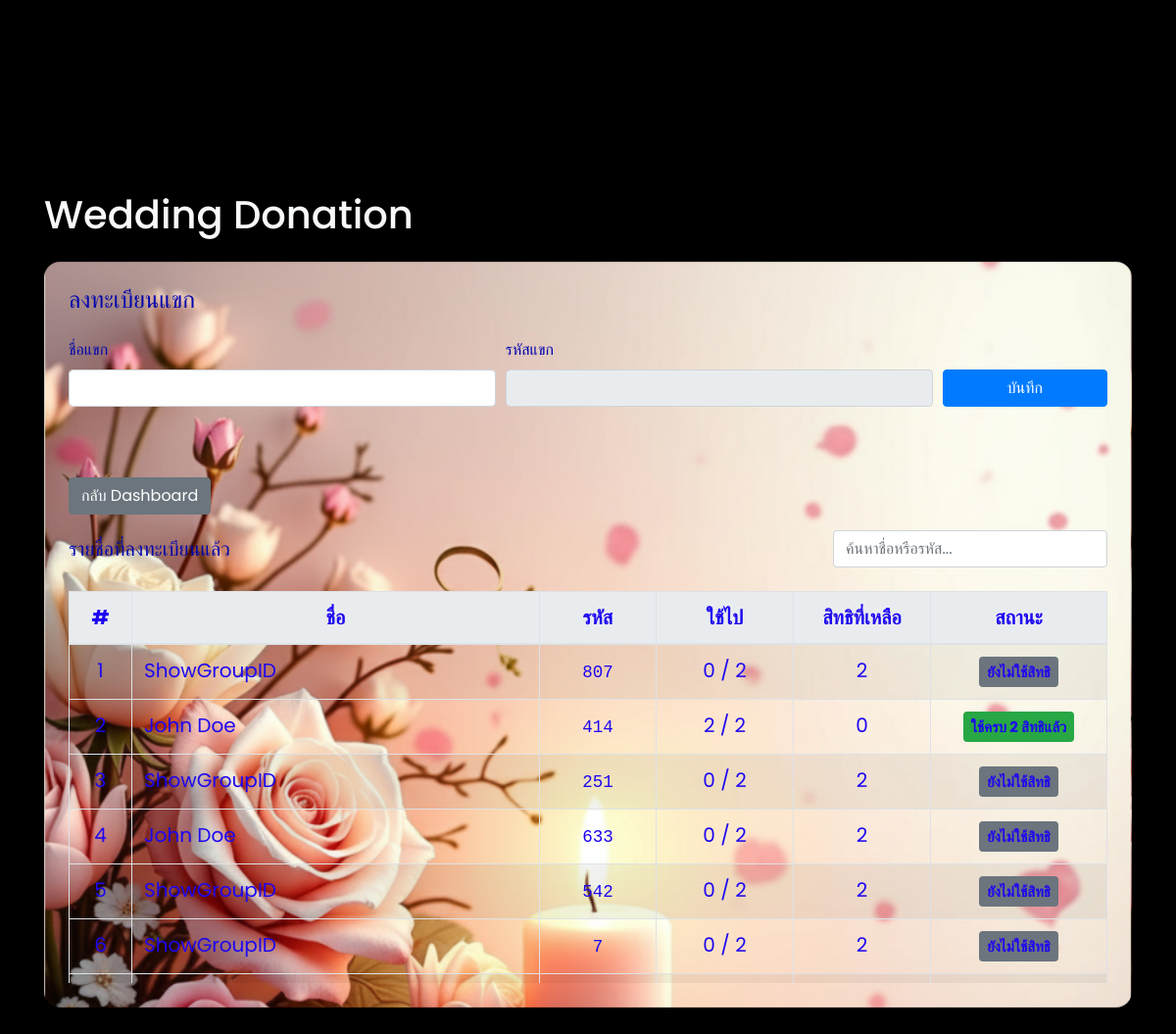
Before: /index.php/register with the older database file.
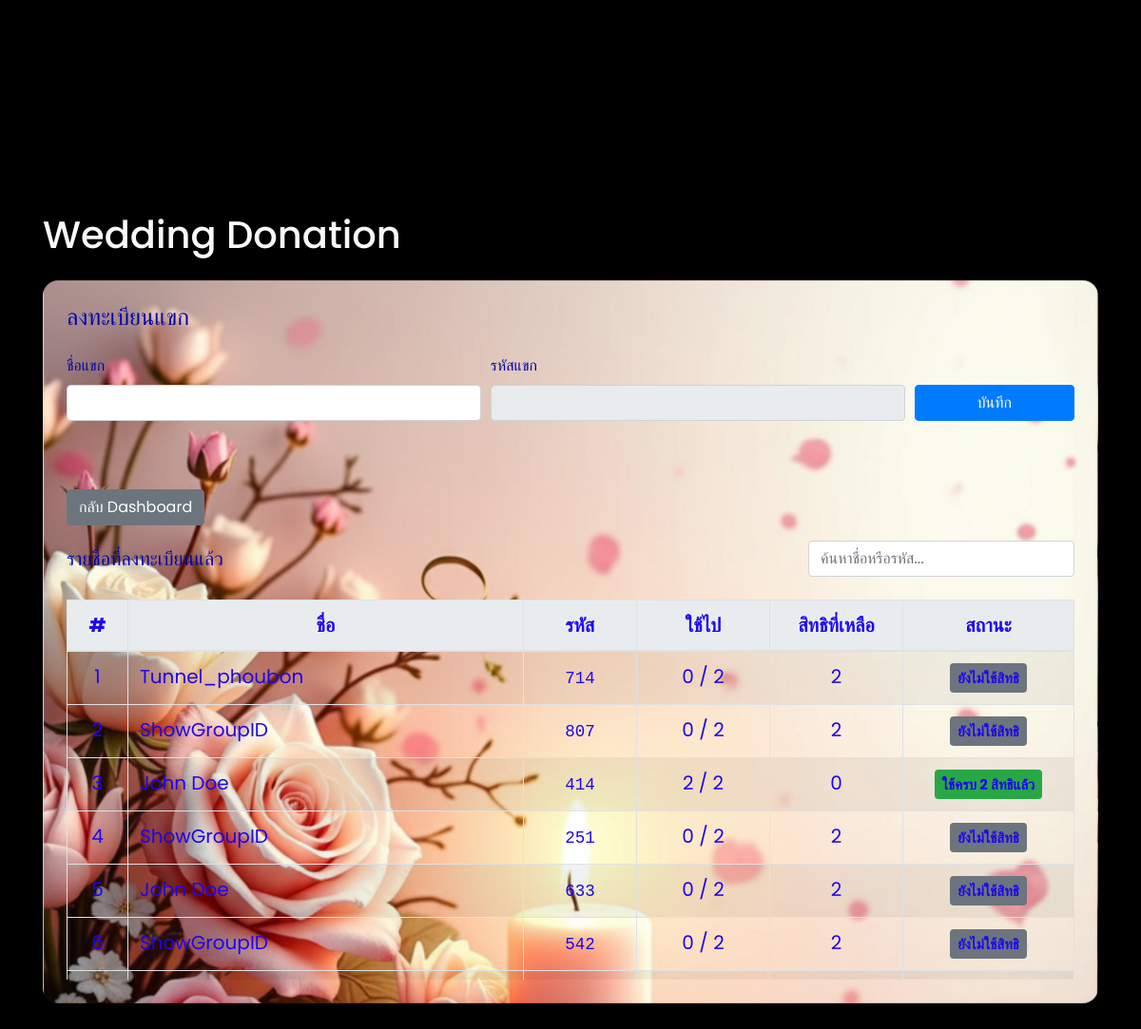
After: the same page with the newer database file.
### tables this page shows
CREATE TABLE guests (
  id TEXT PRIMARY KEY,
  name TEXT NOT NULL,
  code TEXT NOT NULL UNIQUE,
  credits_remaining INTEGER NOT NULL DEFAULT 2,
  created_at TEXT NOT NULL DEFAULT (datetime('now'))
);

### application/controllers/Register.php (called while the page is built, shortened)
<?php if ( ! defined('BASEPATH')) exit('No direct script access allowed');
class Register extends CI_Controller {
  public function index(){
    $guests = $this->Guest_model->all_with_stats();
    $data = compact('guests');
    $this->load->view('register', $data);
  }
}

### index.php (called while the page is built, shortened)
<?php
require_once BASEPATH.'core/CodeIgniter.php';

### application/models/Guest_model.php (called while the page is built, shortened)
<?php if ( ! defined('BASEPATH')) exit('No direct script access allowed');
class Guest_model extends CI_Model {
public function all_with_stats(){
  $sql = "
    SELECT g.*,
           COUNT(d.id) AS picked
    FROM guests g
    LEFT JOIN donations d ON d.guest_id = g.id
    GROUP BY g.id
    ORDER BY g.created_at DESC
  ";
  return $this->db->query($sql)->result();
}
}

### application/views/register.php (the view, shortened to what this page needs)
<div class="card p-4" style="color:rgb(3, 6, 172);">
  <h4>ลงทะเบียนแขก</h4>
  <form method="post" class="mb-4">
    <div class="form-row">
      <div class="form-group col-md-5">
        <label>ชื่อแขก</label>
        <input type="text" name="name" id="guestName" class="form-control" required>
      </div>
      <div class="form-group col-md-5">
        <label>รหัสแขก</label>
        <input type="text" name="code" id="guestCode" class="form-control" required readonly>
      </div>
      <div class="form-group col-md-2 d-flex align-items-end">
        <button type="submit" class="btn btn-primary btn-block">บันทึก</button>
      </div>
    </div>
  </form>
  <div class="mt-3">
    <a href="<?= site_url('dashboard') ?>" class="btn btn-secondary">กลับ Dashboard</a>
  </div>
  <div class="d-flex justify-content-between align-items-center mb-2">
    <h5 class="mb-0">รายชื่อที่ลงทะเบียนแล้ว</h5>
    <input id="guestSearch" class="form-control" placeholder="ค้นหาชื่อหรือรหัส..." style="max-width:280px;">
  </div>
  <div class="table-responsive" style="max-height: 400px; overflow-y: auto;">
    <table class="table table-hover  table-striped black-table table-bordered mb-0" id="guestTable">
      <thead class="thead-light">
        <tr class="text-center">
          <th style="width:64px;">#</th>
          <th>ชื่อ</th>
          <th>รหัส</th>
          <th style="width:140px;">ใช้ไป</th>
          <th style="width:140px;">สิทธิที่เหลือ</th>
          <th style="width:180px;">สถานะ</th>
        </tr>
      </thead>
      <tbody>
        <?php
          $i = 1;
          foreach($guests as $g):
            $picked = (int)$g->picked;
            $left   = (int)$g->credits_remaining;
            $status = 'ยังไม่ใช้สิทธิ';
            $badge  = 'secondary';
            if ($picked >= 2 || $left <= 0) { $status = 'ใช้ครบ 2 สิทธิแล้ว'; $badge='success'; }
            elseif ($picked >= 1 || $left < 2) { $status = 'ใช้สิทธิบางส่วน'; $badge='warning'; }
        ?>
        <tr>
          <td class="text-center"><?= $i++ ?></td>
          <td><?= htmlspecialchars($g->name) ?></td>
          <td class="text-center"><code><?= htmlspecialchars($g->code) ?></code></td>
          <td class="text-center"><?= $picked ?> / 2</td>
          <td class="text-center"><?= $left ?></td>
          <td class="text-center"><span class="badge badge-<?= $badge ?> p-2"><?= $status ?></span></td>
        </tr>
        <?php endforeach; ?>
      </tbody>
    </table>
  </div>
</div>
<?php $content = ob_get_clean(); include __DIR__.'/layout.php'; ?>

### application/views/layout.php (shortened to what this page needs)
<!doctype html>
<html lang="th">
<head>
  <link rel="stylesheet" href="https://maxcdn.bootstrapcdn.com/bootstrap/4.5.2/css/bootstrap.min.css">
  <link rel="stylesheet" type="text/css" href="<?= base_url('assets/css/custom.css') ?>">
  <link rel="stylesheet" type="text/css" href="<?= base_url('assets/css/style.css') ?>">
</head>
  <body class="text-light" style="background-color: #000;">
  <div id="particles-js"></div>
  <div class="container py-4">
    <h1 class="mb-4">Wedding Donation</h1>
    <?= $content ?>
  </div>
</body>
</html>

### assets/css/custom.css (style rules this page uses)
:root { --size: 200px; --ring: 14px; --c1: #00e5ff; --c2: #00b7ff; --bg1:#0066cc; --bg2:#003366; }
body { display:grid; place-items:center; min-height:100vh; background:#111; margin:0; font-family:system-ui, Arial, sans-serif; }
.card, .card-body, .p-4 { background-color: transparent !important; }
.black-table, .black-table th, .black-table td { font-size: 20px !important; line-height: 1.4; color: #1d06f0 !important; }
.black-table .badge, .black-table code { color: #1d06f0 !important; }

### assets/css/style.css (style rules this page uses)
* { margin: 0; padding: 0; font-family: 'Poppins', sans-serif; box-sizing: border-box; }
body { height: 100vh; display: flex; justify-content: center; align-items: center; background: #000; overflow: hidden; }
#particles-js { position: absolute; width: 100%; height: 100%; z-index: 1; }
button { width: 100%; padding: 10px; background: transparent; border: 1px solid #0ff; border-radius: 25px; color: #0ff; font-weight: bold; cursor: pointer; transition: 0.3s; }

### application/views/layout.php (style rules this page uses)
#particles-js { position: fixed; top: 0; left: 0; width: 100%; height: 100%; z-index: -1; pointer-events: none; }

Changed rows visible on the page:
no longer on this page (row unchanged): guests: name "ShowGroupID", code "7", picked "0", credits_remaining "2", status "ยังไม่ใช้สิทธิ"
added guests: name "Tunnel_phoubon", code "714", picked "0", credits_remaining "2", status "ยังไม่ใช้สิทธิ"
